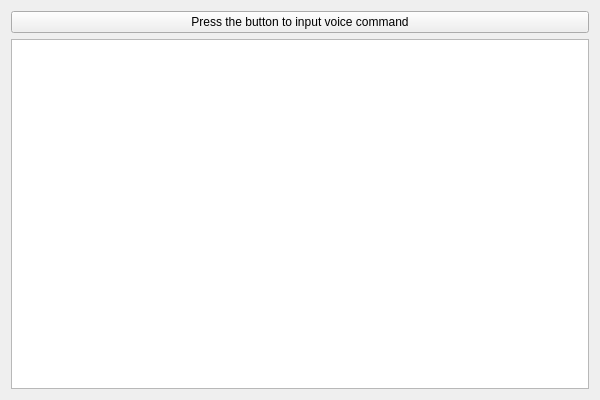
<?xml version="1.0" encoding="UTF-8"?>
<ui version="4.0">
 <class>SpRecoUIClass</class>
 <widget class="QMainWindow" name="SpRecoUIClass">
  <property name="geometry">
   <rect>
    <x>0</x>
    <y>0</y>
    <width>600</width>
    <height>400</height>
   </rect>
  </property>
  <property name="windowTitle">
   <string>SpRecoUI</string>
  </property>
  <widget class="QWidget" name="centralWidget">
   <layout class="QVBoxLayout" name="verticalLayout">
    <item>
     <layout class="QHBoxLayout" name="horizontalLayout">
      <item>
       <widget class="QPushButton" name="pbVoiceInput">
        <property name="text">
         <string>Press the button to input voice command</string>
        </property>
       </widget>
      </item>
     </layout>
    </item>
    <item>
     <widget class="QTextEdit" name="textEdit"/>
    </item>
   </layout>
  </widget>
 </widget>
 <layoutdefault spacing="6" margin="11"/>
 <resources>
  <include location="SpRecoUI.qrc"/>
 </resources>
 <connections/>
</ui>
